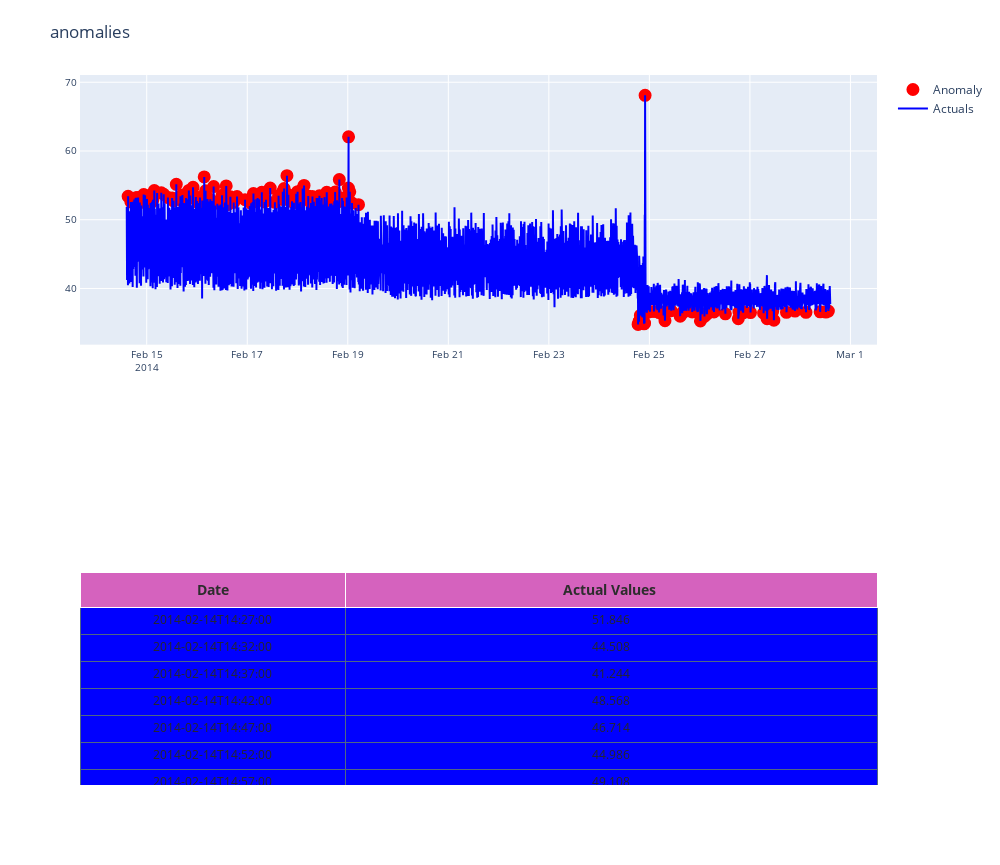

Write notebook code for a chart like this one.
### Code cell
plot_anomaly(df,'anomalies')

### Figure 1 — Plotly figure (JSON) as saved in the notebook; plotly's stock layout.template omitted (floating-point values rounded to 4 significant figures; data arrays with more than 128 entries replaced by an {"elided": "..."} marker saying what was removed)
{"data": [{"cells": {"align": ["center", "center", "center", "center", "center"], "fill": {"color": {"elided": "1x4032 str values"}}, "font": {"color": ["rgb(40, 40, 40)", "rgb(40, 40, 40)", "rgb(40, 40, 40)", "rgb(40, 40, 40)", "rgb(40, 40, 40)"], "size": 12}, "height": 27, "line": {"color": "#506784"}, "suffix": [null, "", "", "%", ""], "values": {"elided": "2x4032 mixed values"}}, "columnwidth": [1, 2], "domain": {"x": [0, 1], "y": [0, 0.3]}, "header": {"fill": {"color": "#d562be"}, "font": {"color": ["rgb(45, 45, 45)", "rgb(45, 45, 45)", "rgb(45, 45, 45)", "rgb(45, 45, 45)", "rgb(45, 45, 45)"], "size": 14}, "height": 20, "values": [["<b>Date</b>"], ["<b>Actual Values </b>"]]}, "type": "table"}, {"marker": {"color": "red", "line": {"color": "red", "width": 2}, "size": 11}, "mode": "markers", "name": "Anomaly", "showlegend": true, "type": "scatter", "x": {"elided": "4032 str values"}, "xaxis": "x", "y": {"elided": "4032 float values"}, "yaxis": "y"}, {"marker": {"color": "blue", "line": {"width": 1}, "size": 12}, "mode": "lines", "name": "Actuals", "type": "scatter", "x": {"elided": "4032 str values"}, "xaxis": "x", "y": {"elided": "4032 float values"}, "yaxis": "y"}], "layout": {"autosize": false, "height": 865, "margin": {"t": 75}, "showlegend": true, "title": {"text": "anomalies"}, "width": 1000, "xaxis": {"anchor": "y", "domain": [0, 1], "gridcolor": "#ffffff", "mirror": true, "showgrid": true, "showline": true, "showticklabels": true, "tickfont": {"size": 10}, "ticklen": 4, "zeroline": false}, "yaxis": {"anchor": "x", "domain": [0.62, 1], "gridcolor": "#ffffff", "hoverformat": ".2f", "mirror": true, "showgrid": true, "showline": true, "tickfont": {"size": 10}, "ticklen": 4, "zeroline": false}}}
